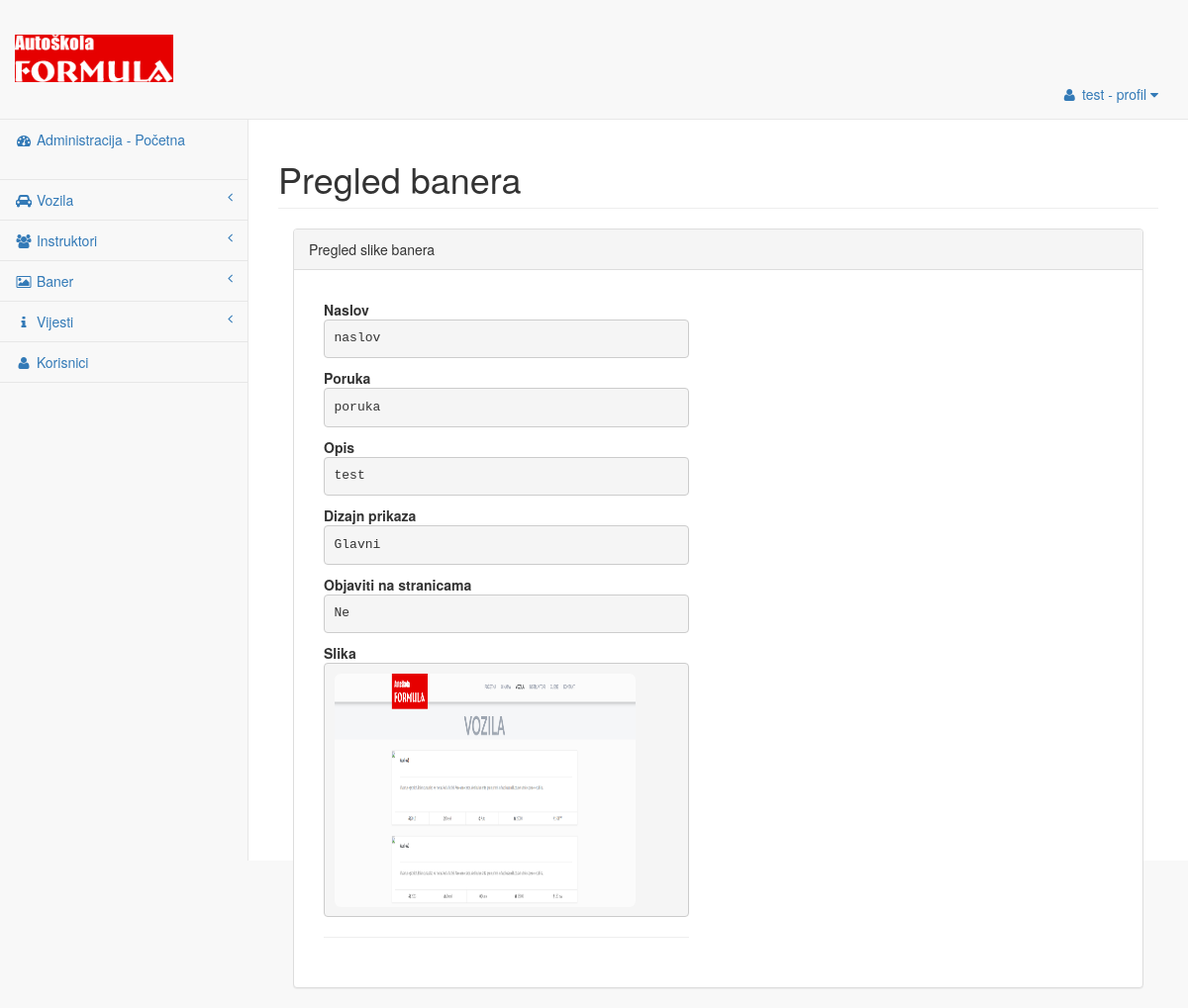
Page /admin/banner/view/43 (signed in) on the committed database.
### tables this page shows
CREATE TABLE IF NOT EXISTS `banner` (
  `id` int(11) NOT NULL,
  `caption` varchar(32) NOT NULL,
  `text` varchar(128) NOT NULL,
  `description` text NOT NULL,
  `path` varchar(128) NOT NULL,
  `id_admin` int(11) NOT NULL,
  `creation_datetime` datetime NOT NULL,
  `lastupdate_datetime` datetime NOT NULL,
  `declaration` tinyint(1) NOT NULL,
  `banner_type` tinyint(2) NOT NULL
);

### admin/tpl/banner.php (the view, shortened to what this page needs)
<?php
	$html_data = array(
		'title' 		=> 'Pregled slike - '.BRANDNAME,
		'description'	=> '',
		'author' 		=> 'Autoškola Formula',
		'page_title'	=> 'Pregled banera',
	);
	if(@$request_arr[1] === 'view' AND !empty(@$request_arr[2])) {
		if(is_numeric($request_arr[2])) {
			$banner_id = $db->real_escape_string($request_arr[2]);
			 $banner_data_query = '
					 SELECT * FROM banner WHERE id = \''.$banner_id.'\'';
			$banner_data = $db->query($banner_data_query);
			if(!$banner_data = $banner_data->fetch_assoc()) {
				header('Location: /banners'); exit;
			}
		} else {
			header('Location: /banners'); exit;
		}
	}
	if($banner_data['banner_type'] === '0') {
		$type = 'Glavni';
		} else if ($banner_data['banner_type'] === '1') {
		$type = 'Pozdravni';
		} else {
		$type = 'S poveznicom';
	}
		if(@$banner_data['declaration'] === '0') {
			$decl= 'Ne';
		} else {
			$decl = 'Da';
		}
?>
<!DOCTYPE html>
<html lang="hr">
<head>
    <link href="http://localhost/admin/tpl/css/bootstrap.css" rel="stylesheet">
    <link href="http://localhost/admin/tpl/css/metisMenu.css" rel="stylesheet">
    <link href="http://localhost/admin/tpl/css/dataTables.bootstrap.css" rel="stylesheet">
    <link href="http://localhost/admin/tpl/css/dataTables.responsive.css" rel="stylesheet">
    <link href="http://localhost/admin/tpl/css/sb-admin-2.css" rel="stylesheet">
    <link href="http://localhost/admin/tpl/css/font-awesome.css" rel="stylesheet" type="text/css">
</head>
<body>
    <div id="wrapper">
        <div id="page-wrapper">
            <div class="row">
                <div class="col-lg-12">
                    <h1 class="page-header"><?=$html_data['page_title'];?></h1>
                </div>
            </div>
			<div class="col-lg-12">
				<div class="panel panel-default">
					<div class="panel-heading">
						Pregled slike banera
					</div>
					<div class="panel-body">
						<div class="row">
							<div class="col-lg-6">
								<form role="form" method="POST" accept-charset="UTF-8" enctype="multipart/form-data" id="bannerForm">
									<div class="panel-body">
										<dl>
											<dt>Naslov</dt>
											<dd><pre><?=@$banner_data['caption'];?></pre></dd>
											<dt>Poruka</dt>
											<dd><pre><?=@$banner_data['text'];?> </pre></dd>
											<dt>Opis</dt>
											<dd><pre><?=@$banner_data['description'];?></pre></dd>
											<dt>Dizajn prikaza</dt>
											<dd><pre><?=@$type;?> </pre> </dd>
											<dt>Objaviti na stranicama</dt>
											<dd><pre><?=@$decl;?> </pre></dd>
											<dt>Slika</dt>
<dd><pre><img src="/admin/<?=@$banner_data['path'];?>" class="img-rounded" alt="<?=@$banner_data['caption'];?>" width="304" height="236"></pre></dd>
										</dl>
										<hr/>
									</div>
								</form>
							</div>
						</div>
					</div>
				</div>
			</div>
        </div>
    </div>
</body>
</html>

### admin/tpl/css/metisMenu.css (style rules this page uses)
.arrow { float: right; line-height: 1.42857; }
.fa.arrow:before { content: "\f104"; }

### admin/tpl/css/sb-admin-2.css (style rules this page uses)
body { background-color: #f8f8f8; }
#wrapper { width: 100%; }
#page-wrapper { padding: 0 15px; min-height: 568px; background-color: #fff; }
@media (min-width:768px) { #page-wrapper { position: inherit; margin: 0 0 0 250px; padding: 0 30px; border-left: 1px solid #e7e7e7; } }
.navbar-top-links { margin-right: 0; }
.navbar-top-links li { display: inline-block; }
.navbar-top-links li:last-child { margin-right: 15px; }
.navbar-top-links li a { padding: 15px; min-height: 50px; }
.sidebar .sidebar-nav.navbar-collapse { padding-right: 0; padding-left: 0; }
.sidebar ul li { border-bottom: 1px solid #e7e7e7; }
.sidebar .arrow { float: right; }
.sidebar .fa.arrow:before { content: "\f104"; }
@media (min-width:768px) { .sidebar { z-index: 1; position: absolute; width: 250px; margin-top: 51px; } }

### rows in the picture
banner: caption "naslov", text "poruka", description "test", banner_type "Glavni", declaration "Ne", path+caption (picture)

### other values in the picture
$html_data['page_title'] "Pregled banera"
